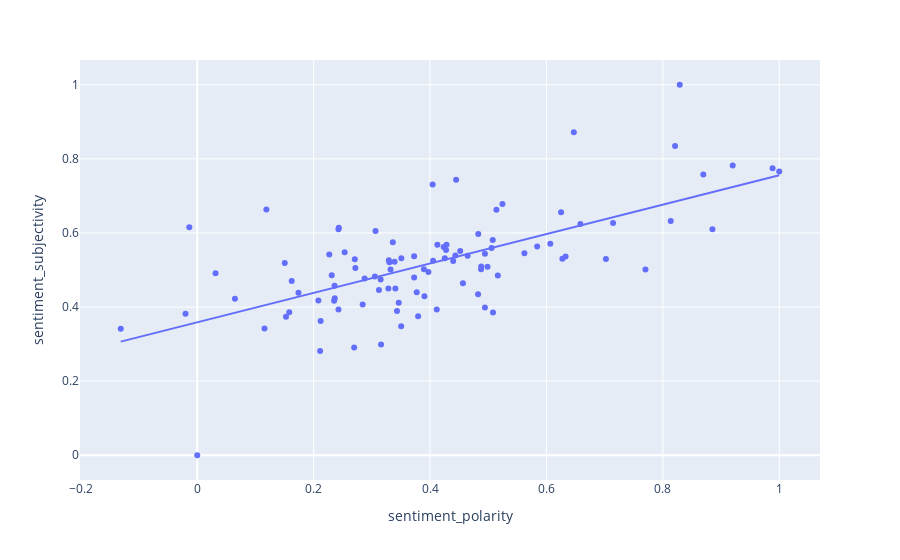
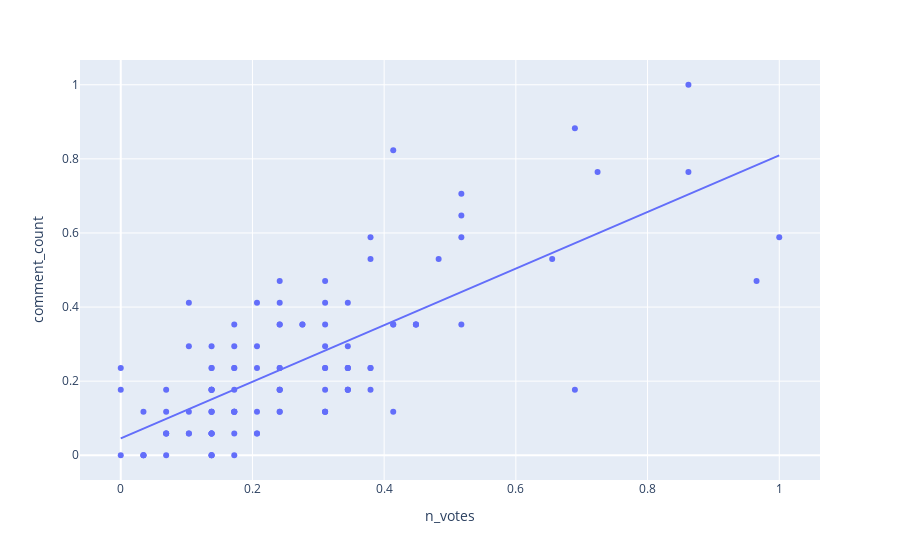
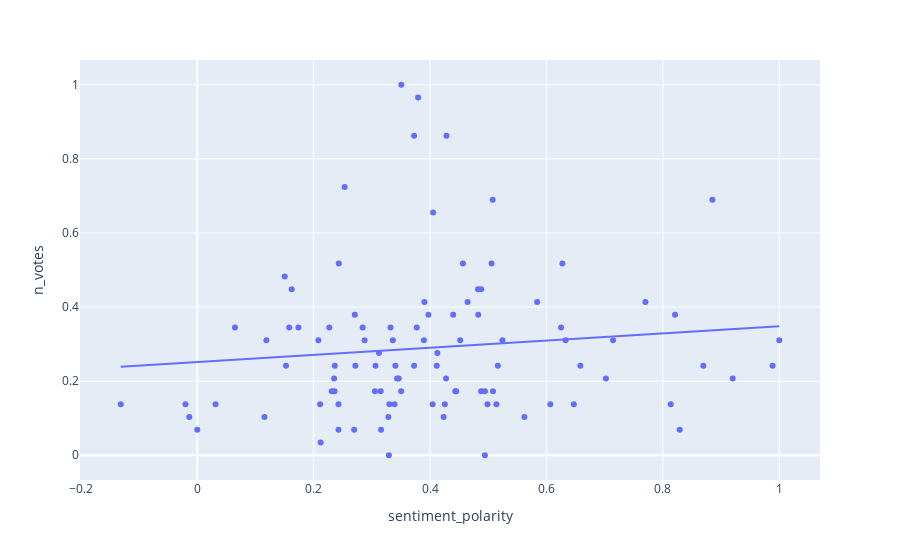

Notebook source saved alongside these figures, in order:
### Markdown cell above
Some correlation analysis and plots about these variables

### Code cell
utils.numbers.corr_test(df, "sentiment_polarity", "sentiment_subjectivity")
utils.numbers.corr_test(df, "n_votes", "comment_count")
utils.numbers.corr_test(df, "sentiment_polarity", "n_votes")
